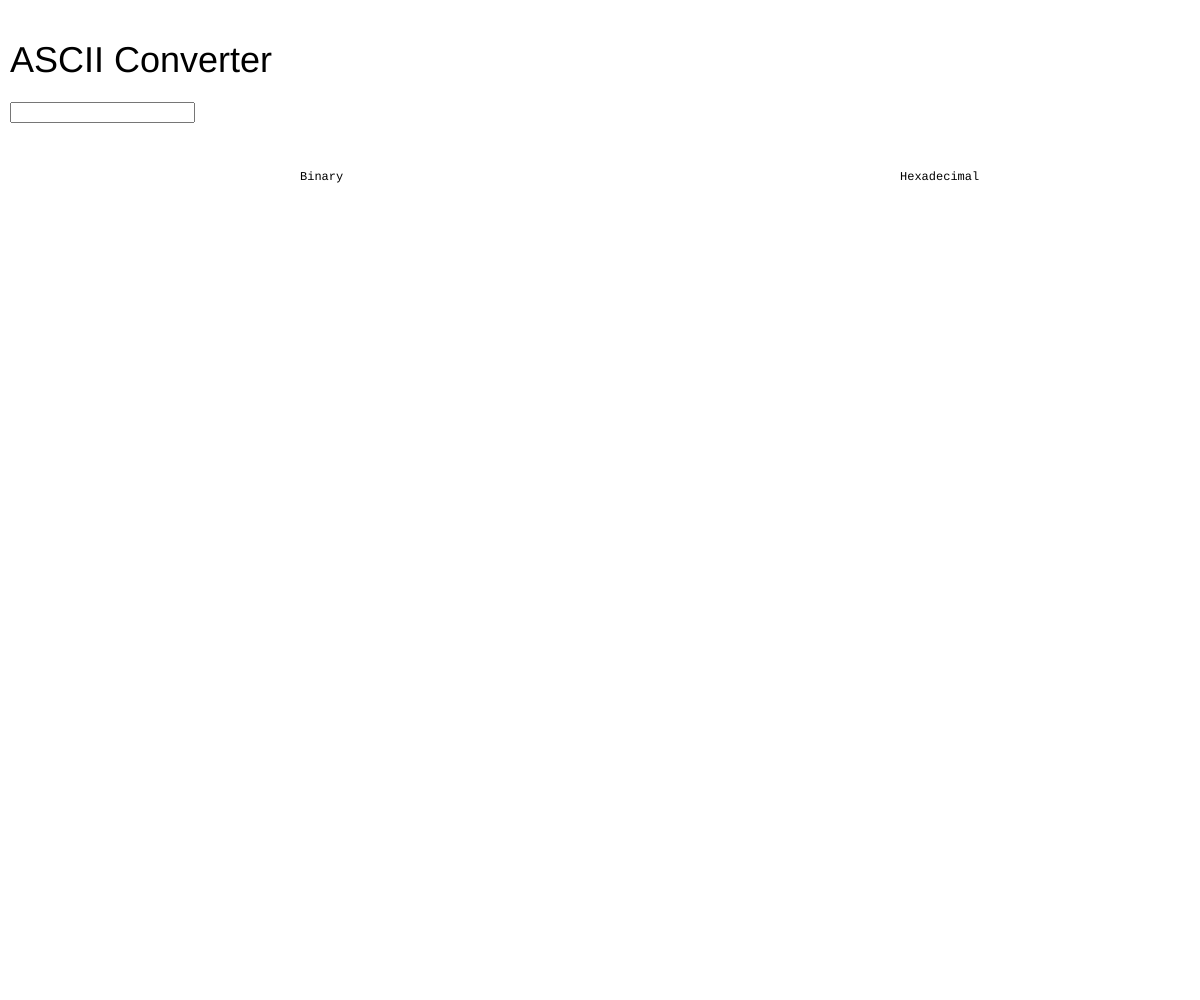
Frame 1 (no input)
Frame 60 (no input): identical to frame 1, image omitted
Frame 120 (the mouse pressed at the canvas centre since frame 60): identical to frame 1, image omitted

The p5.js sketch that drew this single still picture (run headless with seeded random() and noise() and a simulated clock; from frame 60 on, the mouse is pressed at the canvas centre):

// p5.js sketch
// ── sketch.js
function setup() {
	createCanvas(windowWidth, windowHeight);
	input = createInput()

	input.position(10, 102)
}

function draw() {
	background('white');
	textAlign('left')

	textFont('sans-serif')
	textSize(36)
	text('ASCII Converter',10,72);
	
	
var binary = input.value();
textSize(12);
textFont('monospace')
	var number = int(input.value());
	var output = "";
	var hex = "";
	for (var i = 0; i < binary.length; i++) {
      output += binary[i].charCodeAt(0).toString(2) + " ";
      hex += binary[i].charCodeAt(0).toString(16) + " ";
  }
	var num = number.toString(2);
	var num16 = number.toString(16);
text("Binary", windowWidth/4, 180)
text(output,10,200, windowWidth/2)
text("Hexadecimal", 3*windowWidth/4, 180)
text(hex, windowWidth/2+10, 200, (windowWidth/2-5))
}

function windowResized() {
	resizeCanvas(windowWidth, windowHeight);
}
